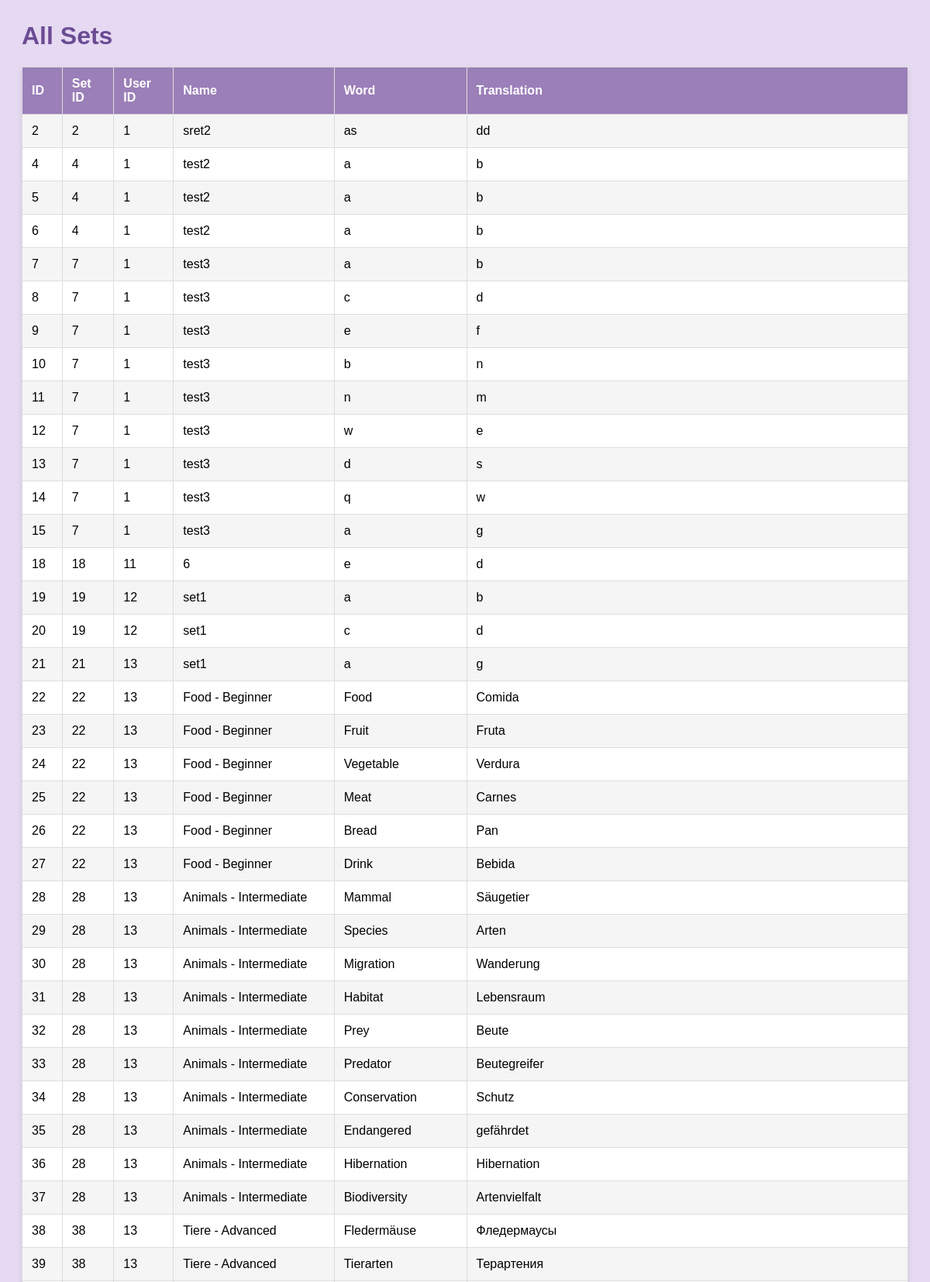
/sets.php (upper part), run on the app's committed database.
### tables this page shows
CREATE TABLE `Sets` (
  `id` int NOT NULL AUTO_INCREMENT,
  `set_id` int NOT NULL,
  `user_id` int DEFAULT NULL,
  `name` varchar(255) DEFAULT NULL,
  `word` varchar(255) DEFAULT NULL,
  `translation` varchar(255) DEFAULT NULL,
  `is_library` tinyint(1) DEFAULT '0',
  PRIMARY KEY (`id`),
  KEY `idx_set_id` (`set_id`),
  KEY `idx_user_id` (`user_id`),
  KEY `idx_is_library` (`is_library`)
);

### sets.php (the view, shortened to what this page needs)
<?php
$pdo = require 'db.php';
try {
    $stmt = $pdo->query("SELECT * FROM `Sets`");
    $rows = $stmt->fetchAll();
    if (count($rows) === 0) {
        $data = [];
        $message = "No sets found in the database.";
    } else {
        $data = $rows;
    }
} catch (PDOException $e) {
    echo "❌ Connection failed : " . $e->getMessage();
    $data = [];
    $message = "Error loading sets: " . $e->getMessage();
}
?>
<html>
<head>
</head>
<body>
    <h1>All Sets</h1>
    <div>
        <table>
            <tr>
                <th>ID</th>
                <th>Set ID</th>
                <th>User ID</th>
                <th>Name</th>
                <th>Word</th>
                <th>Translation</th>
            </tr>
            <?php if (count($data) > 0): ?>
                <?php foreach ($data as $set): ?>
                    <tr>
                        <td><?php echo $set['id'] ?? 'N/A' ?></td>
                        <td><?php echo isset($set['set_id']) ? $set['set_id'] : 'N/A (column not added yet)' ?></td>
                        <td><?php echo isset($set['user_id']) ? $set['user_id'] : 'N/A (column not added yet)' ?></td>
                        <td><?php echo htmlspecialchars($set['name'] ?? '') ?></td>
                        <td><?php echo htmlspecialchars($set['word'] ?? '') ?></td>
                        <td><?php echo htmlspecialchars($set['translation'] ?? '') ?></td>
                    </tr>
                <?php endforeach; ?>
            <?php endif; ?>
        </table>
    </div>
</body>
</html>

### sets.php (style rules this page uses)
body { font-family: Arial, sans-serif; padding: 20px; background-color: #e6d9f2; }
h1 { color: #6b4c93; }
table { font-family: arial, sans-serif; border-collapse: collapse; width: 100%; background-color: white; box-shadow: 0 4px 6px rgba(0, 0, 0, 0.1); }
td, th { border: 1px solid #dddddd; text-align: left; padding: 12px; }
tr:nth-child(even) { background-color: #f5f5f5; }
th { background-color: #9b7fb8; color: white; }

### data on the page
sets: id "2", set "2", user "1", name "sret2", word "as", translation "dd"
sets: id "4", set "4", user "1", name "test2", word "a", translation "b"
sets: id "5", set "4", user "1", name "test2", word "a", translation "b"
sets: id "6", set "4", user "1", name "test2", word "a", translation "b"
sets: id "7", set "7", user "1", name "test3", word "a", translation "b"
sets: id "8", set "7", user "1", name "test3", word "c", translation "d"
sets: id "9", set "7", user "1", name "test3", word "e", translation "f"
sets: id "10", set "7", user "1", name "test3", word "b", translation "n"
sets: id "11", set "7", user "1", name "test3", word "n", translation "m"
sets: id "12", set "7", user "1", name "test3", word "w", translation "e"
sets: id "13", set "7", user "1", name "test3", word "d", translation "s"
sets: id "14", set "7", user "1", name "test3", word "q", translation "w"
sets: id "15", set "7", user "1", name "test3", word "a", translation "g"
sets: id "18", set "18", user "11", name "6", word "e", translation "d"
sets: id "19", set "19", user "12", name "set1", word "a", translation "b"
sets: id "20", set "19", user "12", name "set1", word "c", translation "d"
sets: id "21", set "21", user "13", name "set1", word "a", translation "g"
sets: id "22", set "22", user "13", name "Food - Beginner", word "Food", translation "Comida"
sets: id "23", set "22", user "13", name "Food - Beginner", word "Fruit", translation "Fruta"
sets: id "24", set "22", user "13", name "Food - Beginner", word "Vegetable", translation "Verdura"
sets: id "25", set "22", user "13", name "Food - Beginner", word "Meat", translation "Carnes"
sets: id "26", set "22", user "13", name "Food - Beginner", word "Bread", translation "Pan"
sets: id "27", set "22", user "13", name "Food - Beginner", word "Drink", translation "Bebida"
sets: id "28", set "28", user "13", name "Animals - Intermediate", word "Mammal", translation "Säugetier"
sets: id "29", set "28", user "13", name "Animals - Intermediate", word "Species", translation "Arten"
sets: id "30", set "28", user "13", name "Animals - Intermediate", word "Migration", translation "Wanderung"
sets: id "31", set "28", user "13", name "Animals - Intermediate", word "Habitat", translation "Lebensraum"
sets: id "32", set "28", user "13", name "Animals - Intermediate", word "Prey", translation "Beute"
sets: id "33", set "28", user "13", name "Animals - Intermediate", word "Predator", translation "Beutegreifer"
sets: id "34", set "28", user "13", name "Animals - Intermediate", word "Conservation", translation "Schutz"
sets: id "35", set "28", user "13", name "Animals - Intermediate", word "Endangered", translation "gefährdet"
sets: id "36", set "28", user "13", name "Animals - Intermediate", word "Hibernation", translation "Hibernation"
sets: id "37", set "28", user "13", name "Animals - Intermediate", word "Biodiversity", translation "Artenvielfalt"
sets: id "38", set "38", user "13", name "Tiere - Advanced", word "Fledermäuse", translation "Фледермаусы"
sets: id "39", set "38", user "13", name "Tiere - Advanced", word "Tierarten", translation "Терартения"
